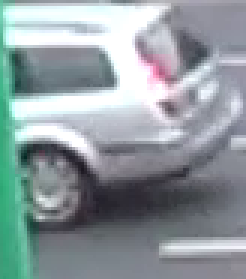
#> input picture dane/pictures/1004.png, 82 x 93 px, given in place of 00000.mp4, which was not available (shown 3 times larger)
$ python other_trackers.py
#> lines starting #> are read from the running program, lines starting #| are printed output that depends on the picture; after the words box and inside, x2 and y2 are one past the last pixel; in counts of white or black regions, pixels touching at a corner belong together; pictures that were not available may be replaced by others from this repository, and a replacement may not be noted
import cv2
import numpy as np
import uuid

VIDEO_PATH = "filmy/00000.mp4"
LINE_OFFSET = 200
MIN_CONTOUR_AREA = 1500
MAX_MISSED_FRAMES = 10
ADD_TRACKER_EVERY_N_FRAMES = 10
MAX_TRACKERS = 10

TARGET_W, TARGET_H = 1280, 720

trackers = dict()
objects = dict()
counts = {
    'car_LR': 0, 'car_RL': 0,
    'truck_LR': 0, 'truck_RL': 0,
    'tram_LR': 0, 'tram_RL': 0,
    'person_LR': 0, 'person_RL': 0,
}

def classify(w, h, area):
    ratio = h / float(w)
    if area < 2000 or ratio > 1.5:
        return 'person'
    elif area > 120000 and ratio < 0.5:
        return 'tram'
    elif 30000 < area < 100000 and ratio < 0.8:
        return 'truck'
    else:
        return 'car'

cap = cv2.VideoCapture(VIDEO_PATH)
ret, frame = cap.read()
#> frame is the input picture: shape (93, 82, 3); mean B, G, R 159.1, 155.1, 143.9
if not ret:
    print("Failed to open video")
    exit()

orig_h, orig_w = frame.shape[:2]
#> orig_h = 93; orig_w = 82
scale_x = orig_w / TARGET_W
#> scale_x = 0.0641
scale_y = orig_h / TARGET_H
#> scale_y = 0.129

count_line_x = (TARGET_W // 2) - LINE_OFFSET

fgbg = cv2.createBackgroundSubtractorMOG2(history=300, varThreshold=50, detectShadows=False)

frame_idx = 0

while True:
    ret, frame = cap.read()
    if not ret:
        break
    frame_idx += 1

    small_frame = cv2.resize(frame, (TARGET_W, TARGET_H))
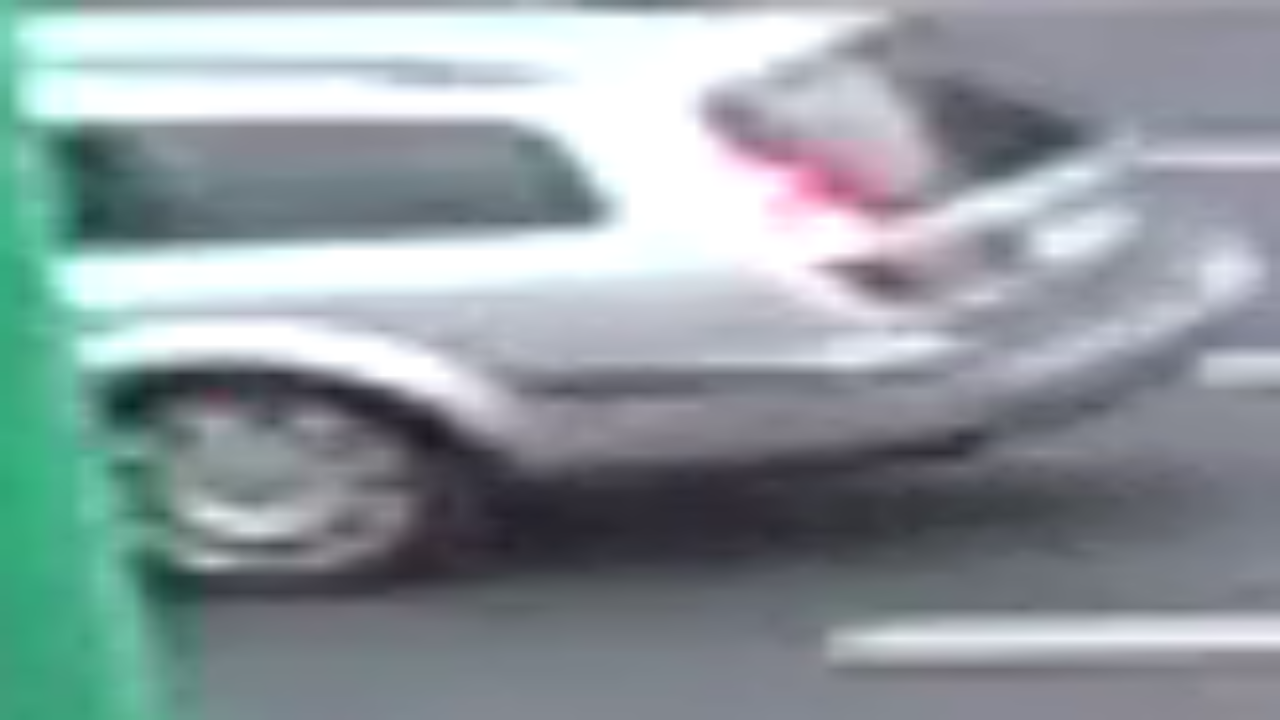
#> small_frame: shape (720, 1280, 3); mean B, G, R 159, 155, 143.8

    fgmask = fgbg.apply(small_frame)
#> fgmask: shape (720, 1280); every value is 255
    fgmask = cv2.medianBlur(fgmask, 5)
    _, fgmask = cv2.threshold(fgmask, 200, 255, cv2.THRESH_BINARY)

    opening = cv2.morphologyEx(fgmask, cv2.MORPH_OPEN, (50, 50))
    closing = cv2.morphologyEx(opening, cv2.MORPH_CLOSE, (105, 105))
    dilation = cv2.dilate(closing, (305, 305), iterations=15)
    filtered = dilation
    contours, _ = cv2.findContours(filtered, cv2.RETR_EXTERNAL, cv2.CHAIN_APPROX_SIMPLE)
#> contours = [[[0, 0], [0, 719], [1279, 719], [1279, 0]]]

    remove_ids = []
    for obj_id, trk in trackers.items():
        success, bbox = trk.update(small_frame)
        if not success:
            objects[obj_id]['missed'] += 1
            if objects[obj_id]['missed'] > MAX_MISSED_FRAMES:
                remove_ids.append(obj_id)
            continue

        x, y, w, h = [int(v) for v in bbox]
        cx = x + w // 2

        prev_x = objects[obj_id]['last_x']
        objects[obj_id]['last_x'] = cx
        objects[obj_id]['bbox'] = bbox
        objects[obj_id]['missed'] = 0

        if not objects[obj_id]['counted']:
            if prev_x < count_line_x <= cx:
                dir = 'LR'
            elif prev_x > count_line_x >= cx:
                dir = 'RL'
            else:
                continue
            obj_type = objects[obj_id]['type']
            key = f"{obj_type}_{dir}"
            counts[key] += 1
            objects[obj_id]['counted'] = True
            print(f"{obj_type}s from {('left to right' if dir == 'LR' else 'right to left')}: {counts[key]}")
#> after the loop, counts = {'car_LR': 0, 'car_RL': 0, 'truck_LR': 0, 'truck_RL': 0, 'tram_LR': 0, 'tram_RL': 0, 'person_LR': 0, 'person_RL': 0}; objects = 0 items; remove_ids = []

    for rid in remove_ids:
        del trackers[rid]
        del objects[rid]
#> this loop made 0 passes

    if frame_idx % ADD_TRACKER_EVERY_N_FRAMES == 0:
        if len(trackers) >= MAX_TRACKERS:
            pass
        else:
            for cnt in contours:
                area = cv2.contourArea(cnt)
                if area < MIN_CONTOUR_AREA:
                    continue

                x, y, w, h = cv2.boundingRect(cnt)
                cx = x + w // 2
                cy = y + h // 2

                overlap = False
                for obj_id, data in objects.items():
                    bx, by, bw, bh = data['bbox']
                    center_x = bx + bw // 2
                    center_y = by + bh // 2
                    dist = np.hypot(center_x - cx, center_y - cy)
                    if dist < 50:
                        overlap = True
                        break
                if overlap:
                    continue

                obj_type = classify(w, h, area)
                tracker = cv2.TrackerCSRT_create()
                tracker.init(small_frame, (x, y, w, h))
                obj_id = str(uuid.uuid4())

                trackers[obj_id] = tracker
                objects[obj_id] = {
                    'bbox': (x, y, w, h),
                    'last_x': cx,
                    'counted': False,
                    'missed': 0,
                    'type': obj_type,
                }

    line_x_orig = int(count_line_x * scale_x)
#> line_x_orig = 28
    cv2.line(frame, (line_x_orig, 0), (line_x_orig, orig_h), (0, 255, 0), 2)
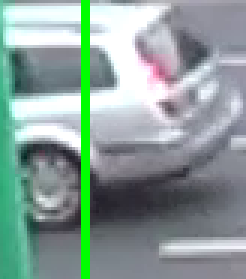
#> frame: shape (93, 82, 3) (shown 3 times larger); 3.66% of pixels changed, all inside (x1, y1, x2, y2) = (27, 0, 30, 93)

    for obj_id, data in objects.items():
        x, y, w, h = data['bbox']
        x1 = int(x * scale_x)
        y1 = int(y * scale_y)
        w1 = int(w * scale_x)
        h1 = int(h * scale_y)
        label = data['type']
        cv2.rectangle(frame, (x1, y1), (x1 + w1, y1 + h1), (255, 0, 0), 2)
        cv2.putText(frame, label, (x1, y1 - 5), cv2.FONT_HERSHEY_SIMPLEX, 0.6, (0, 255, 255), 2)

    # cv2.drawContours(filtered1, contours, -1, (0,255,0), 3)
    cv2.imshow("Tracking", frame)
    if cv2.waitKey(1) & 0xFF == ord('q'):
#> (key q is pressed here)
        break

cap.release()
cv2.destroyAllWindows()

$ run again, on dane/pictures/1007.png
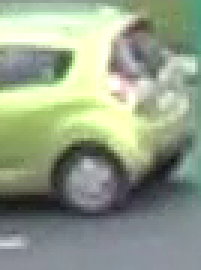
#> input picture dane/pictures/1007.png, 67 x 90 px, given in place of 00000.mp4, which was not available (shown 3 times larger)
#> frame is the input picture: shape (90, 67, 3); mean B, G, R 138.1, 160.1, 148.8
#> `small_frame = cv2.resize(frame, (TARGET_W, TARGET_H))`:
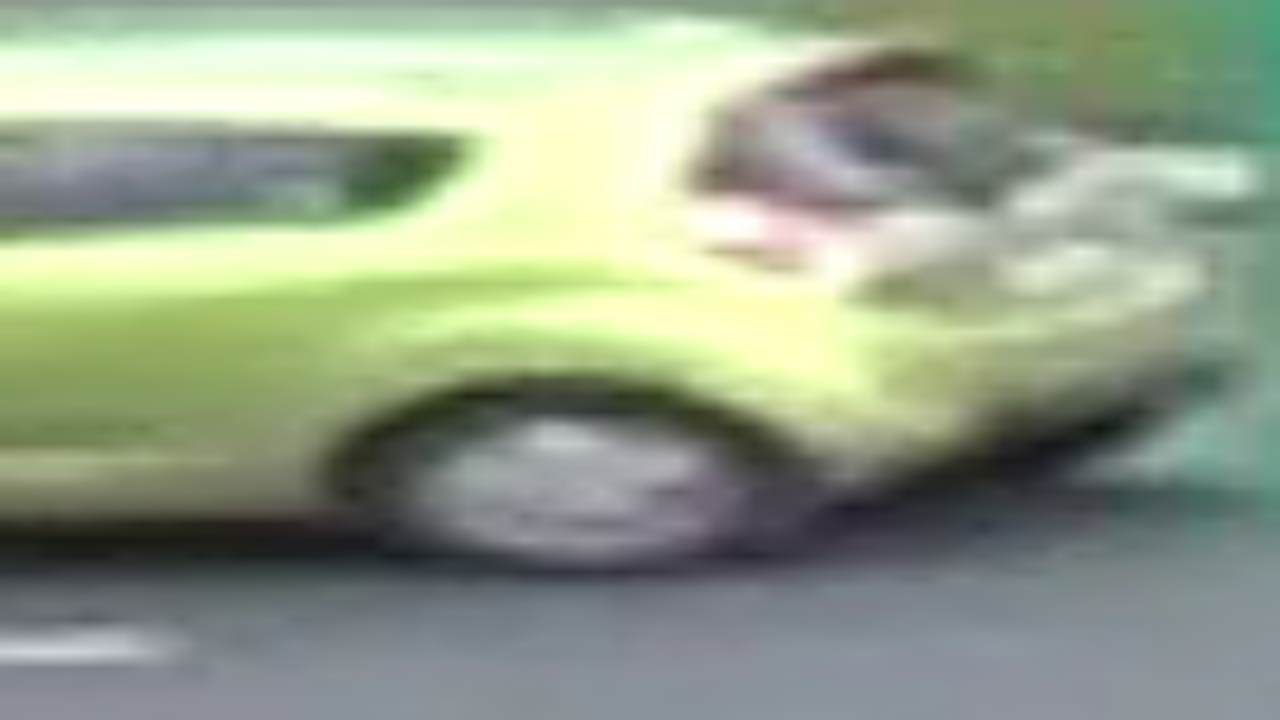
#> small_frame: shape (720, 1280, 3); mean B, G, R 138, 160, 148.7
#> fgmask: shape (720, 1280); every value is 255
#> contours = [[[0, 0], [0, 719], [1279, 719], [1279, 0]]]
#> after the loop `for obj_id, trk in trackers.items():`: counts = {'car_LR': 0, 'car_RL': 0, 'truck_LR': 0, 'truck_RL': 0, 'tram_LR': 0, 'tram_RL': 0, 'person_LR': 0, 'person_RL': 0}; objects = 0 items; remove_ids = []
#> `cv2.line(frame, (line_x_orig, 0), (line_x_orig, orig_h), (0, 255, 0), 2)`:
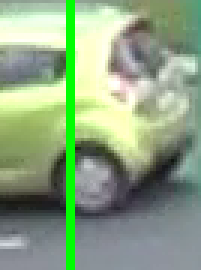
#> frame: shape (90, 67, 3) (shown 3 times larger); 4.48% of pixels changed, all inside (x1, y1, x2, y2) = (22, 0, 25, 90)

$ run again, on dane/pictures/1023.png
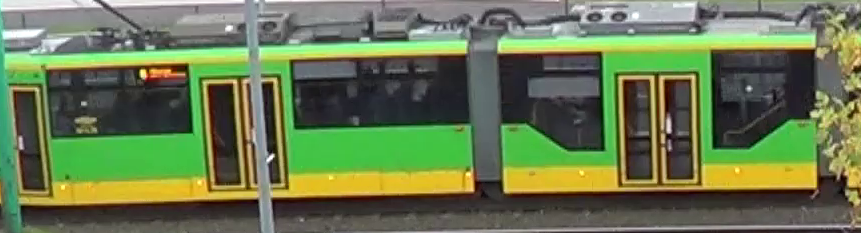
#> input picture dane/pictures/1023.png, 861 x 233 px, given in place of 00000.mp4, which was not available
#> frame is the input picture: shape (233, 861, 3); mean B, G, R 80.4, 120.3, 104.4
#> `small_frame = cv2.resize(frame, (TARGET_W, TARGET_H))`:
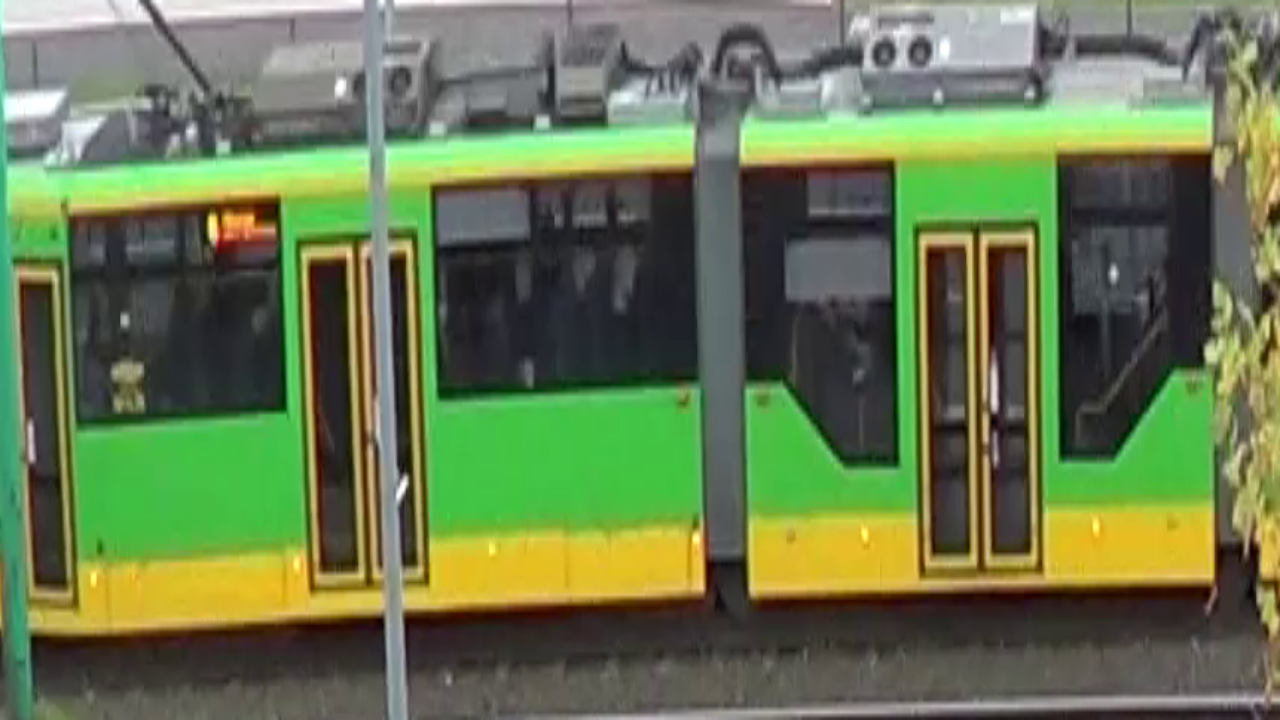
#> small_frame: shape (720, 1280, 3); mean B, G, R 80.3, 120.2, 104.3
#> fgmask: shape (720, 1280); every value is 255
#> contours = [[[0, 0], [0, 719], [1279, 719], [1279, 0]]]
#> after the loop `for obj_id, trk in trackers.items():`: counts = {'car_LR': 0, 'car_RL': 0, 'truck_LR': 0, 'truck_RL': 0, 'tram_LR': 0, 'tram_RL': 0, 'person_LR': 0, 'person_RL': 0}; objects = 0 items; remove_ids = []
#> `cv2.line(frame, (line_x_orig, 0), (line_x_orig, orig_h), (0, 255, 0), 2)`:
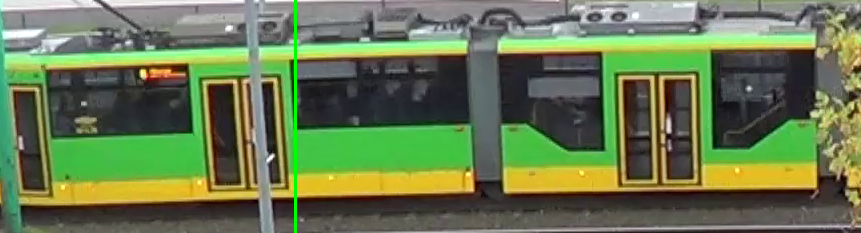
#> frame: shape (233, 861, 3); 0.35% of pixels changed, all inside (x1, y1, x2, y2) = (294, 0, 297, 233)

$ run again, on dane/pictures/1042.png
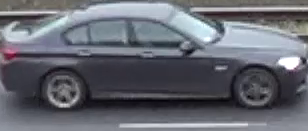
#> input picture dane/pictures/1042.png, 308 x 131 px, given in place of 00000.mp4, which was not available
#> frame is the input picture: shape (131, 308, 3); mean B, G, R 112.9, 104.4, 102.1
#> `small_frame = cv2.resize(frame, (TARGET_W, TARGET_H))`:
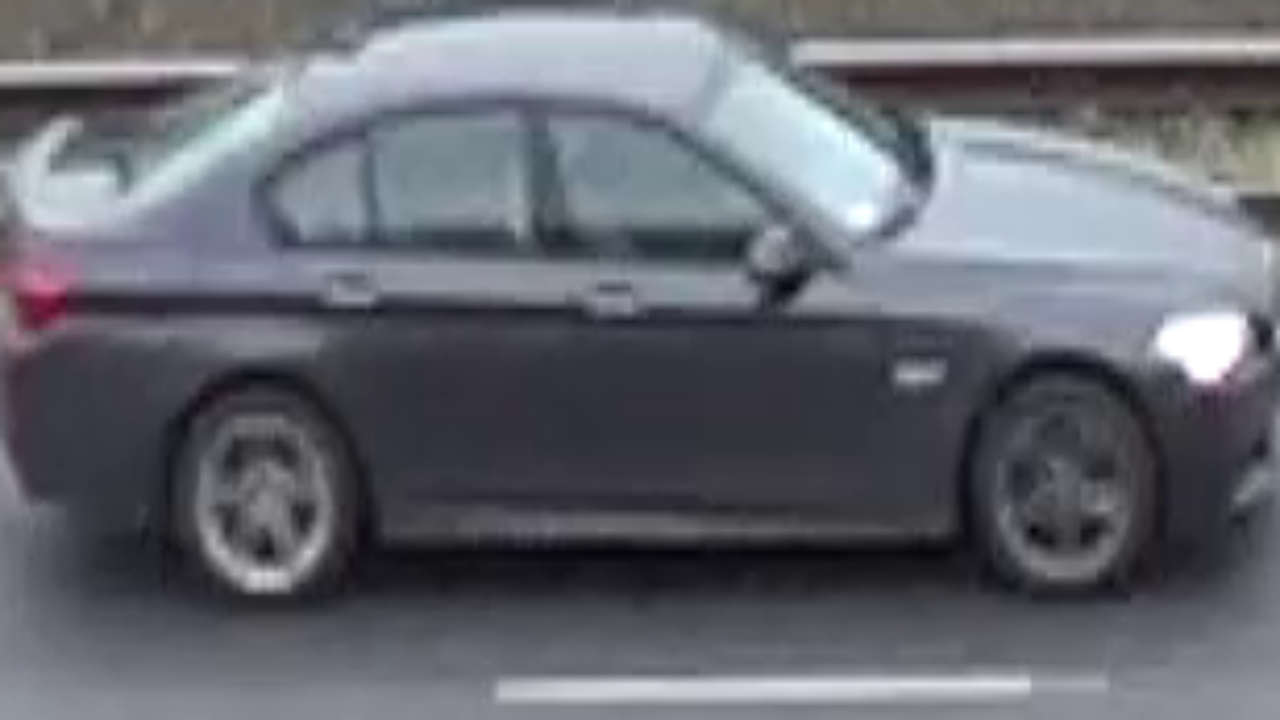
#> small_frame: shape (720, 1280, 3); mean B, G, R 112.8, 104.3, 101.9
#> fgmask: shape (720, 1280); every value is 255
#> contours = [[[0, 0], [0, 719], [1279, 719], [1279, 0]]]
#> after the loop `for obj_id, trk in trackers.items():`: counts = {'car_LR': 0, 'car_RL': 0, 'truck_LR': 0, 'truck_RL': 0, 'tram_LR': 0, 'tram_RL': 0, 'person_LR': 0, 'person_RL': 0}; objects = 0 items; remove_ids = []
#> `cv2.line(frame, (line_x_orig, 0), (line_x_orig, orig_h), (0, 255, 0), 2)`:
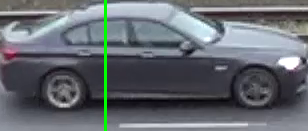
#> frame: shape (131, 308, 3); 0.97% of pixels changed, all inside (x1, y1, x2, y2) = (104, 0, 107, 131)
